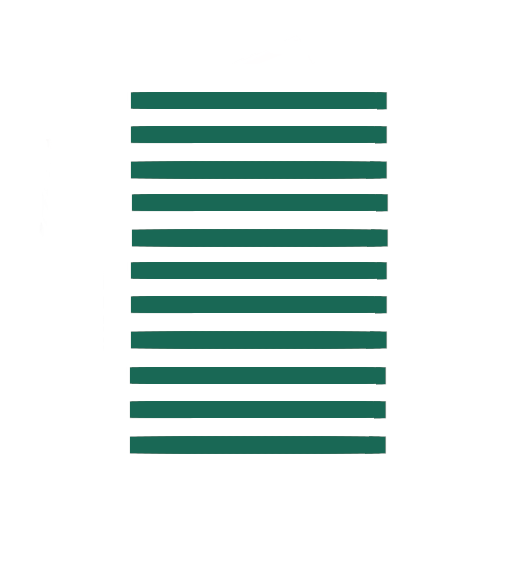
#> input picture images/Report.png, 528 x 565 px
$ python compose_text_rec_icon.py
#> lines starting #> are read from the running program, lines starting #| are printed output that depends on the picture
#!/usr/bin/env python3
"""Make the Transcribe Texts icon (Kent, 2026-11-20): speech IN, text OUT. (The microphone in the lower right
corner means a task that records, as 'Add Words with Audio'; this one doesn't, so it isn't there.)

    cd azt/images && ../../env/bin/python compose_text_rec_icon.py [--layout row|vertical|diagonal]

--layout row (the default; Kent: "lrt, mic > page (no ZAZA, no arrow stem), equal height mic and page"): left to
right, the microphone, an arrowhead, the page of text ('Report', its lines only), the microphone and the page the
same height. The image is the row plus a margin, so wider than tall; the icon is scaled to the height of
'ZA Report_icon.png'.
--layout vertical: on the page of text, the microphone above the ZAZA letter stack, an arrow down between them.
--layout diagonal: the same, microphone upper left, letters lower right.

Writes 'ZA Report Rec.png' and 'ZA Report Rec_icon.png', named in frontend/theme_data.py. Run again after
changing a source image or a setting. The only microphone image is small ('Microphone alone_sm.png'), so at full
size it is scaled up and a little soft; at icon size it isn't.
"""
import argparse
import math
import os

from PIL import Image, ImageDraw

HERE = os.path.dirname(os.path.abspath(__file__))
PAGE, MIC, LETTERS = 'Report.png', 'Microphone alone_sm.png', 'ZAZA clear stacks6.png'
SIZE_LIKE = 'ZA Report_icon.png'
OUT, OUT_ICON = 'ZA Report Rec.png', 'ZA Report Rec_icon.png'
INK = (26, 26, 26, 255)   # the arrow: near-black, like the letters


def _scaled(name, width):
    img = Image.open(os.path.join(HERE, name)).convert('RGBA')
    return img.resize((width, max(1, round(img.height * width / img.width))), Image.LANCZOS)


# [15 lines left out: function _arrow, not called in this run]


def _content(img):
    """`img` cropped to what is drawn in it: its opaque part, or where it has no transparency, its non-white."""
    img = img.convert('RGBA')
    alpha = img.getchannel('A')
    if alpha.getextrema()[0] < 255:
        box = alpha.point(lambda a: 255 if a > 16 else 0).getbbox()
    else:
        box = img.convert('L').point(lambda v: 255 if v < 240 else 0).getbbox()
    return img.crop(box) if box else img


def compose_row(margin=0.08, gap=0.08, head_len=0.16, head_across=0.3):
    """Microphone, arrowhead, page, left to right, the microphone and the page `1` tall; the rest are fractions
    of that height: the arrowhead's length and breadth, the gaps either side of it, the margin all round."""
#> called with margin = 0.08, gap = 0.08, head_len = 0.16, head_across = 0.3
    page_img = Image.open(os.path.join(HERE, PAGE)).convert('RGBA')
#> page_img is the input picture: PIL image 528x565 RGBA; mean R, G, B, A 106.5, 112.7, 105.9, 114.2
    background = page_img.getpixel((0, 0))
#> background = (255, 255, 255, 0)
    page = _content(page_img)
#> in _content, `alpha = img.getchannel('A')`:
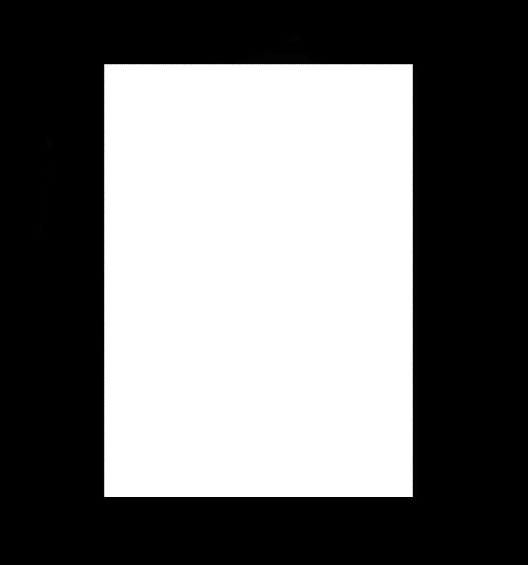
#> alpha: PIL image 528x565 L; min 0, max 255, mean 114.2
#> in _content, `box = alpha.point(lambda a: 255 if a > 16 else 0).getbbox()`: box = (104, 64, 413, 497)
#> in _content, `return img.crop(box) if box else img`:
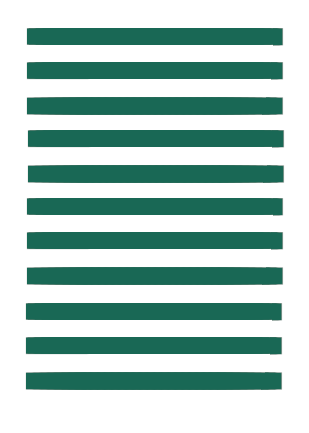
#> returned value: PIL image 309x433 RGBA; mean R, G, B, A 171.6, 200, 193.1, 254.5; transparent parts drawn white
    mic = _content(Image.open(os.path.join(HERE, MIC)))
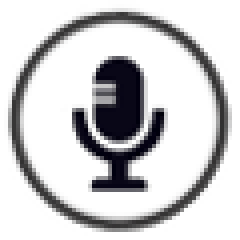
#> input picture images/Microphone alone_sm.png, 60 x 60 px (shown 4 times larger)
#> in _content, img is the input picture: PIL image 60x60 RGBA; mean R, G, B, A 158, 157.7, 159.2, 168.9
#> in _content (call 2), `alpha = img.getchannel('A')`:
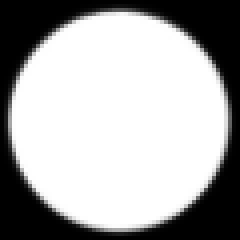
#> alpha: PIL image 60x60 L (shown 4 times larger); min 0, max 255, mean 168.9
#> in _content (call 2), `box = alpha.point(lambda a: 255 if a > 16 else 0).getbbox()`: box = (1, 2, 58, 59)
    height = page.height   # the page at its own size; the microphone scaled up to it
#> height = 433
    page_w = page.width
#> page_w = 309
    mic = mic.resize((round(mic.width * height / mic.height), height), Image.LANCZOS)
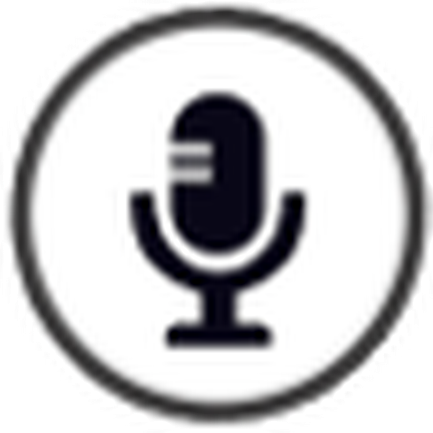
#> mic: PIL image 433x433 RGBA; mean R, G, B, A 151.4, 151.1, 152.7, 187; transparent parts drawn white
    pad, between, head_w = round(height * margin), round(height * gap), round(height * head_len)
#> pad = 35; between = 35; head_w = 69
    width = pad + mic.width + between + head_w + between + page_w + pad
#> width = 951
    canvas = Image.new('RGBA', (width, height + 2 * pad), background)
    x = pad
#> x = 35
    canvas.alpha_composite(mic, (x, pad))
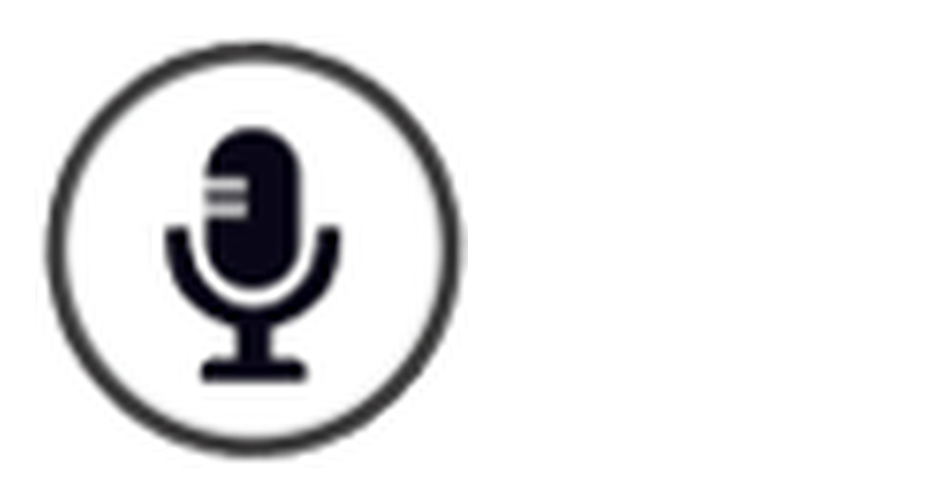
#> canvas: PIL image 951x503 RGBA; mean R, G, B, A 230, 229.9, 230.5, 73.3; transparent parts drawn white
    x += mic.width + between
#> x = 503
    cy, k = pad + height / 2, height * head_across / 2
#> cy = 251.5; k = 64.95
    ImageDraw.Draw(canvas).polygon([(x, cy - k), (x, cy + k), (x + head_w, cy)], fill=INK)
    x += head_w + between
#> x = 607
    canvas.alpha_composite(page, (x, pad))
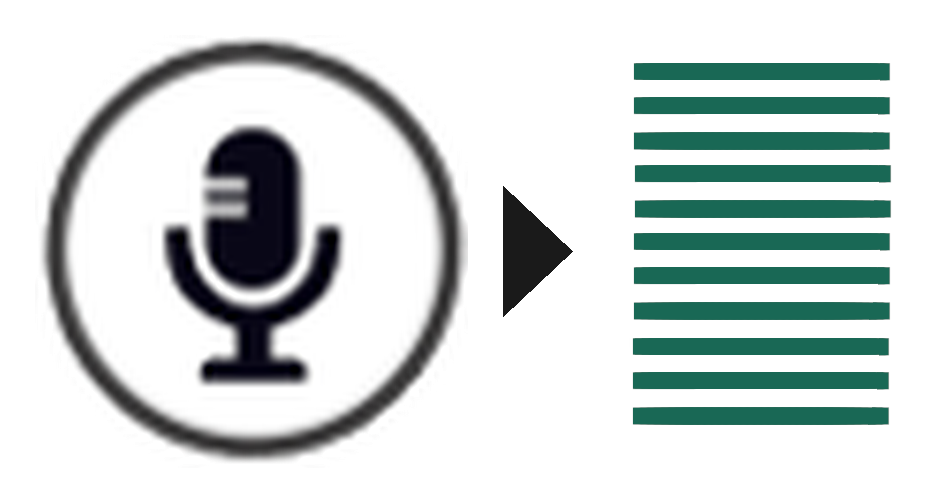
#> canvas: PIL image 951x503 RGBA; mean R, G, B, A 204.5, 212.3, 211, 146.9; transparent parts drawn white
    return canvas


# [27 lines left out: function compose, not called in this run]


def main():
    ap = argparse.ArgumentParser(description=__doc__.split('\n')[0])
    ap.add_argument('--mic', type=float, default=0.3, help="microphone width / page width (default 0.3)")
    ap.add_argument('--letters', type=float, default=0.62, help="ZAZA width / page width (default 0.62)")
    ap.add_argument('--top', type=float, default=0.03, help="microphone's top / page height (default 0.03)")
    ap.add_argument('--layout', choices=('row', 'vertical', 'diagonal'), default='row',
                    help="row: microphone > page, left to right; vertical: microphone over the letters; diagonal: "
                         "microphone upper left, letters lower right (default row)")
    ap.add_argument('--gap', type=float, default=0.08,
                    help="row: the space either side of the arrowhead / the row's height (default 0.08)")
    ap.add_argument('--head', type=float, default=0.16,
                    help="row: the arrowhead's length / the row's height (default 0.16; its breadth is 0.3)")
    args = ap.parse_args()
    if args.layout == 'row':
        full = compose_row(gap=args.gap, head_len=args.head)
    else:
        full = compose(args.mic, args.letters, args.top, args.layout)
    full.save(os.path.join(HERE, OUT))
#> (the run stopped early here; a loop or call above may not have finished)
